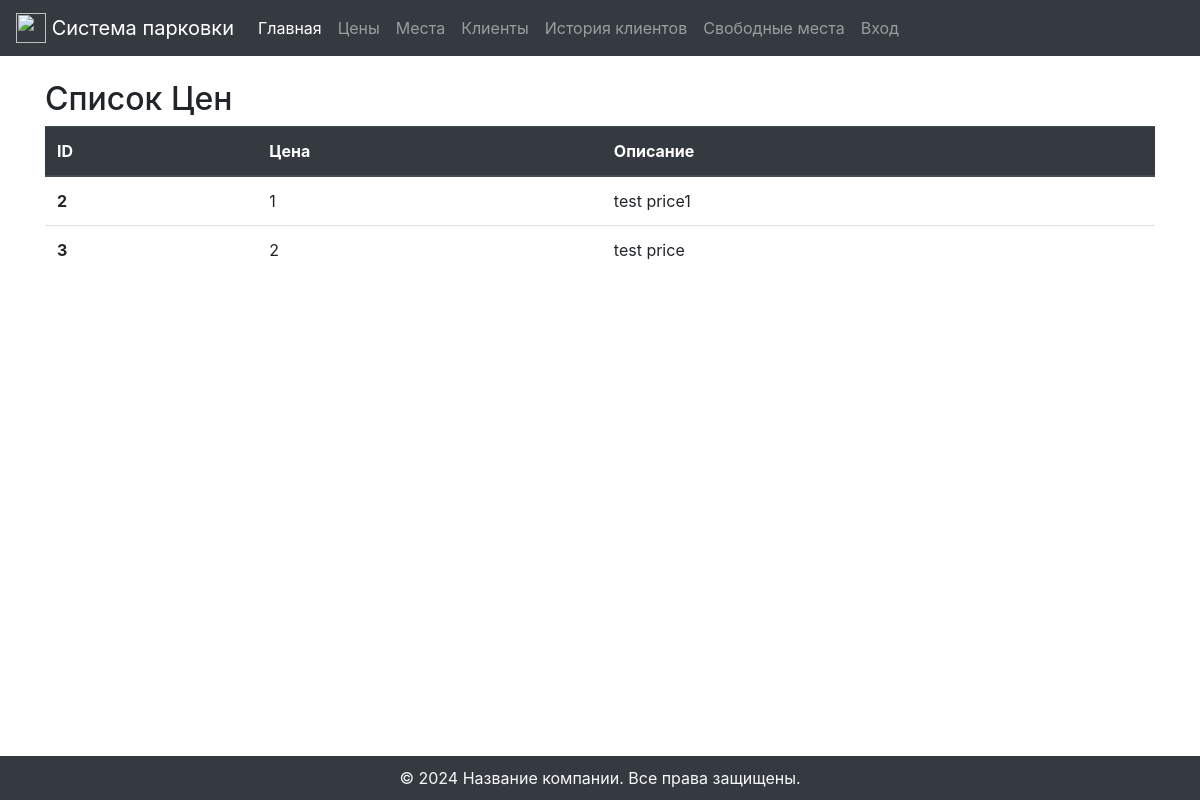
Page /prices/ on the earlier database version.
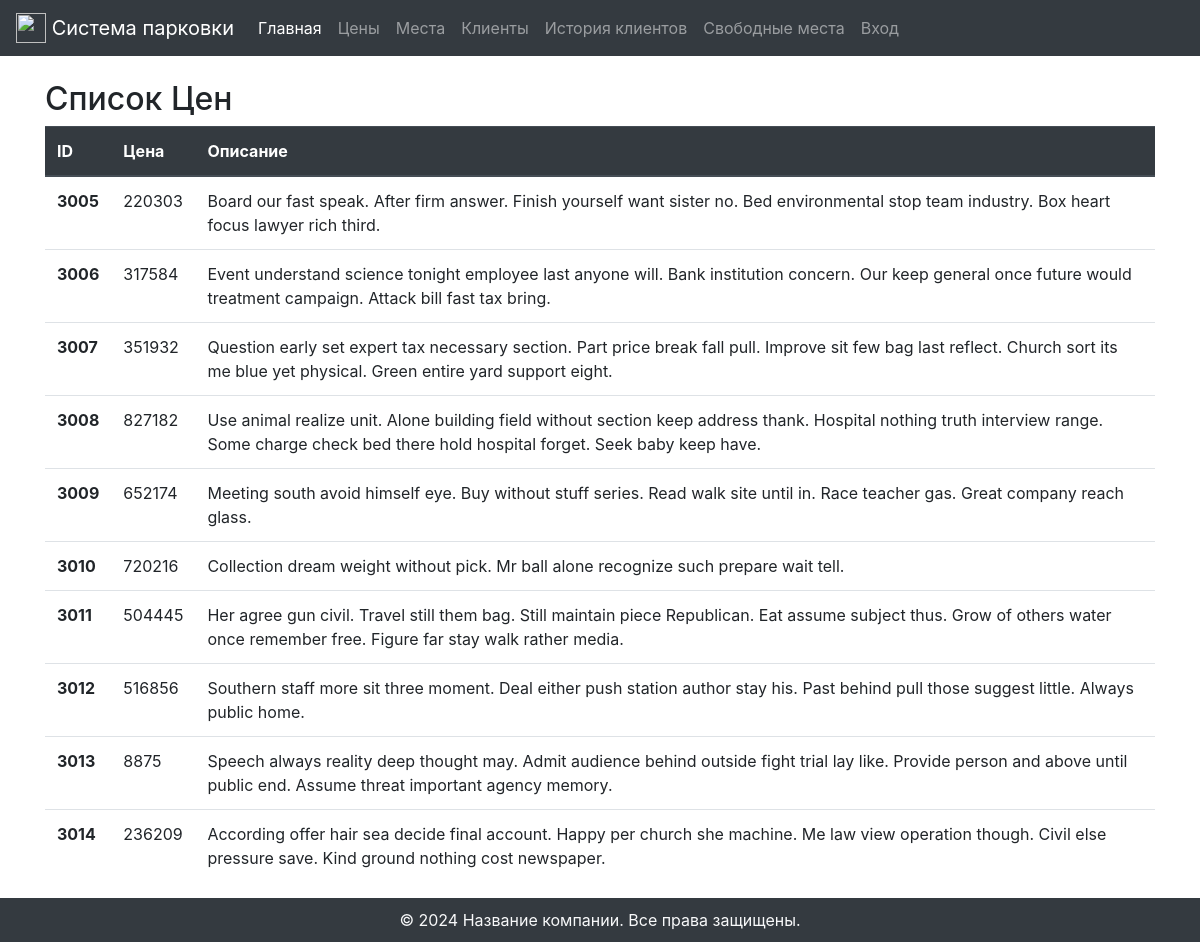
Same page on the later database version.
### pages/models.py (models this page shows, shortened)
class Price(models.Model):
    price = models.BigIntegerField()
    description = models.TextField()  # Assuming this is a text description; change the field type if it's not text

### pages/price_views.py (the view)
# urls.py: path('prices/', PriceListView.as_view(), name='price-list'),
class PriceListView(ListView):
    model = Price
    context_object_name = 'prices'
    template_name = 'prices/price_list.html'

### templates/prices/price_list.html (shortened to what this page needs)
{% extends 'base.html' %}
{% block content %}
<h2>Список Цен</h2>
<table class="table">
    <thead class="thead-dark">
        <tr>
            <th scope="col">ID</th>
            <th scope="col">Цена</th>
            <th scope="col">Описание</th>
        </tr>
    </thead>
    <tbody>
        {% for price in prices %}
        <tr>
            <th scope="row">{{ price.id }}</th>
            <td>{{ price.price }}</td>
            <td>{{ price.description }}</td>
        </tr>
        {% empty %}
        <tr>
            <td colspan="4">Цены не найдены.</td>
        </tr>
        {% endfor %}
    </tbody>
</table>
{% endblock %}

### templates/base.html (shortened to what this page needs)
{% load static %}
<!DOCTYPE html>
<html lang="ru">
<head>
    <link rel="stylesheet" href="https://stackpath.bootstrapcdn.com/bootstrap/4.5.2/css/bootstrap.min.css">
    <link href="https://cdnjs.cloudflare.com/ajax/libs/bootstrap-datepicker/1.9.0/css/bootstrap-datepicker.min.css" rel="stylesheet">
</head>
<body>
    <div id="main-content">
        <nav class="navbar navbar-expand-lg navbar-dark bg-dark">
            <a class="navbar-brand" href="{% url 'home' %}">
                <img src="https://external-content.duckduckgo.com/iu/?u=https%3A%2F%2Ftse3.mm.bing.net%2Fth%3Fid%3DOIP.dd7wQaBvmZMlaABV2wsLCwHaHa%26pid%3DApi&f=1&ipt=e31861ed7990da2a10ba4e7e83b72442f31da290a8bc93747fd872f9ace91c88&ipo=images" width="30" height="30" class="d-inline-block align-top" alt="">
                Система парковки
            </a>
            <div class="collapse navbar-collapse" id="navbarNav">
                <ul class="navbar-nav">
                    <li class="nav-item active">
                        <a class="nav-link" href="{% url 'home' %}">Главная <span class="sr-only">(текущая)</span></a>
                    </li>
                    <li class="nav-item">
                        <a class="nav-link" href="{% url 'price-list' %}">Цены</a>
                    </li>
                    <li class="nav-item">
                        <a class="nav-link" href="{% url 'seat-list' %}">Места</a>
                    </li>
                    <li class="nav-item">
                        <a class="nav-link" href="{% url 'customer-list' %}">Клиенты</a>
                    </li>
                    <li class="nav-item">
                        <a class="nav-link" href="{% url 'customer-history' %}">История клиентов</a>
                    </li>
                    <li class="nav-item">
                        <a class="nav-link" href="{% url 'available-seats' %}">Свободные места</a>
                    </li>
                </ul>
                <ul class="navbar-nav">
                    {% if user.is_authenticated %}
                        <li class="nav-item">
                            <form action="{% url 'logout' %}" method="post" style="display: inline;">
                                {% csrf_token %}
                                <button type="submit" class="btn btn-link nav-link" style="color: white; border: none; background: none; padding: 0;">Выход</button>
                            </form>
                        </li>
                    {% else %}
                        <li class="nav-item">
                            <a class="nav-link" href="{% url 'login' %}">Вход</a>
                        </li>
                    {% endif %}
                </ul>
            </div>
        </nav>
        <div class="container mt-4">
            {% block content %}{% endblock %}
        </div>
        <footer class="text-light text-center">
            &copy; {% now "Y" %} Название компании. Все права защищены.
        </footer>
    </div>
</body>
</html>

### templates/base.html (style rules this page uses)
body, html { height: 100%; }
#main-content { min-height: 100%; display: flex; flex-direction: column; }
#main-content > .container { flex: 1; }
footer { background-color: #343a40; color: white; text-align: center; padding: 10px 0; width: 100%; }

Differences in the rows shown:
removed Price: id "2", price "1", description "test price1"
removed Price: id "3", price "2", description "test price"
added Price: id "3005", price "220303", description "Board our fast speak. After firm answer. Finish yourself want sister no. Bed environmental stop team industry. Box heart focus lawyer rich third."
added Price: id "3006", price "317584", description "Event understand science tonight employee last anyone will. Bank institution concern. Our keep general once future would treatment campaign. Attack bill fast tax bring."
added Price: id "3007", price "351932", description "Question early set expert tax necessary section. Part price break fall pull. Improve sit few bag last reflect. Church sort its me blue yet physical. Green entire yard support eight."
added Price: id "3008", price "827182", description "Use animal realize unit. Alone building field without section keep address thank. Hospital nothing truth interview range. Some charge check bed there hold hospital forget. Seek baby keep have."
added Price: id "3009", price "652174", description "Meeting south avoid himself eye. Buy without stuff series. Read walk site until in. Race teacher gas. Great company reach glass."
added Price: id "3010", price "720216", description "Collection dream weight without pick. Mr ball alone recognize such prepare wait tell."
added Price: id "3011", price "504445", description "Her agree gun civil. Travel still them bag. Still maintain piece Republican. Eat assume subject thus. Grow of others water once remember free. Figure far stay walk rather media."
added Price: id "3012", price "516856", description "Southern staff more sit three moment. Deal either push station author stay his. Past behind pull those suggest little. Always public home."
added Price: id "3013", price "8875", description "Speech always reality deep thought may. Admit audience behind outside fight trial lay like. Provide person and above until public end. Assume threat important agency memory."
added Price: id "3014", price "236209", description "According offer hair sea decide final account. Happy per church she machine. Me law view operation though. Civil else pressure save. Kind ground nothing cost newspaper."
